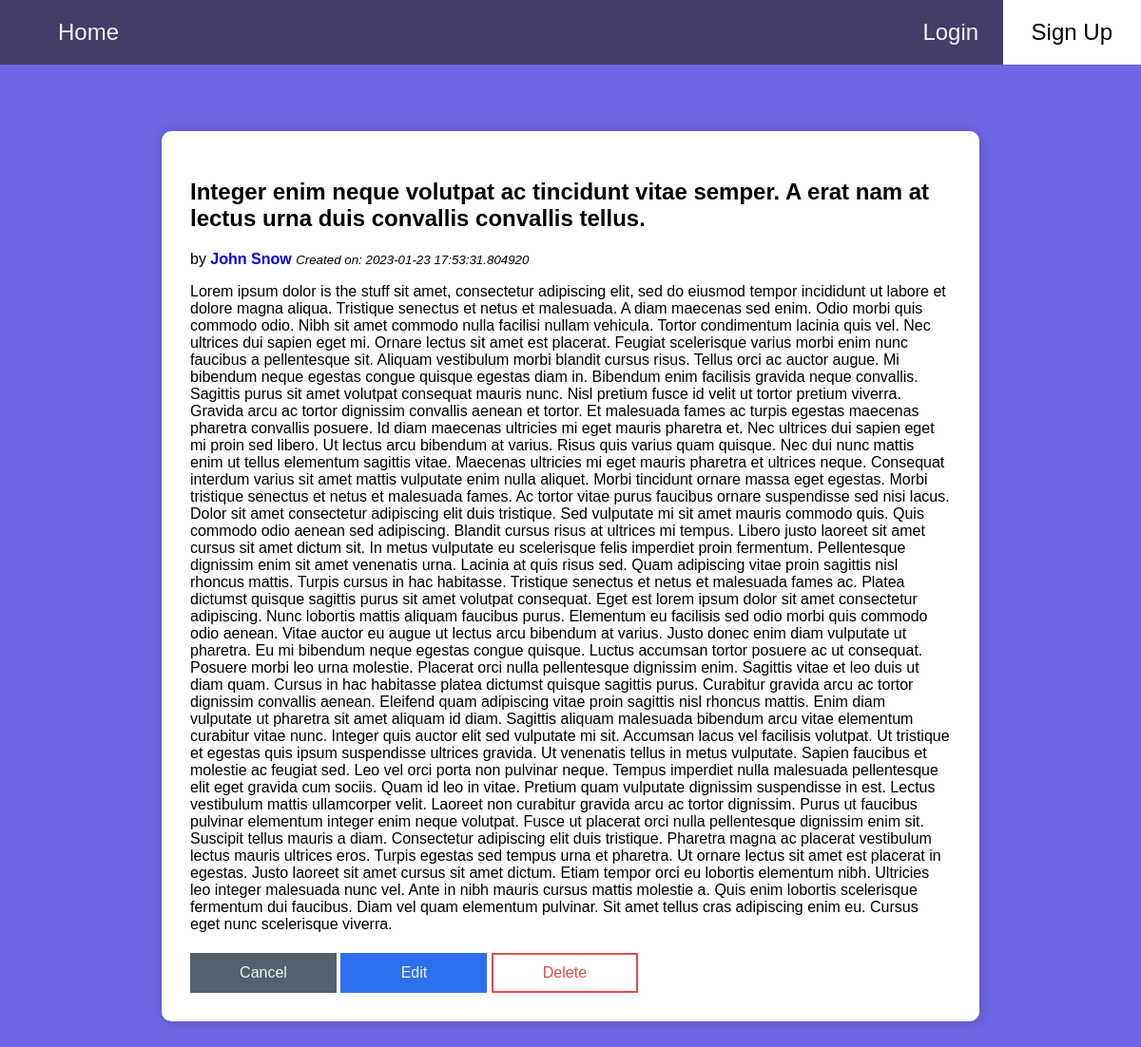
/posts/1, run on the app's committed database.
### models.py (models this page shows, shortened)
class Post(db.Model):
    __tablename__ = "post"
    id = db.Column(db.Integer(), primary_key=True, autoincrement=True)
    title = db.Column(db.String(100))
    content = db.Column(db.Text)
    create_at = db.Column(db.DateTime, default=datetime.now)
    user_id = db.Column(db.Integer, db.ForeignKey("Users.id"), nullable=False)
    tag = db.relationship('Tag', secondary='post_tags', backref='posts')

class Users(db.Model):
    __tablename__ = "Users"
    id = db.Column(db.Integer(), primary_key=True, autoincrement=True)
    first_name = db.Column(db.String(50), nullable=False)
    last_name = db.Column(db.String(100), nullable=False)
    image_url = db.Column(db.String(200))
    posts = db.relationship("Post", backref="user", cascade="all, delete-orphan")

### app.py (the view)
@app.route("/posts/<int:post_id>")
def show_post(post_id):
    post = Post.query.get_or_404(post_id)
    user = Users.query.get(post.user_id)
    return render_template("posts/view_post.html", post=post, user=user)

### templates/posts/view_post.html (shortened to what this page needs)
{% extends 'base.html' %}
{% block content %}
<div class='main-container'>
    <div class='post-card'>
        <h2>{{post.title}}</h2>
        <p>by <a href='/users/{{ user.id }}'><b>{{ user.first_name}} {{ user.last_name }}</b></a>
            <i><small>Created on: {{ post.create_at }}</small></Created></i>
        </p>
        <p>{{post.content}}</p>
        <div class='post-controls'>
            <a href='/users/{{ user.id }}'>
                <div class='button-link-user-cancel button-inline' role="button">Cancel</div>
            </a>
            <a href='/posts/{{post.id}}/edit'>
                <div class='button-link-user-edit button-inline button-large' role="button">Edit</div>
            </a>
            <a href='/posts/{{post.id}}/delete'>
                <div class='button-link-user-delete button-inline button-large' role="button">Delete</div>
            </a>
        </div>
    </div>
</div>
{% endblock %}

### static/app.css (style rules this page uses)
body { margin: 0; padding: 0; box-sizing: border-box; background-color: #6D67E4; font-family: Arial, Helvetica, sans-serif; }
a { text-decoration: none; }
.button-link-user-edit { display: flex; grid-area: area-3; display: block; background-color: #2c70ee; text-align: center; color: #F0F5F9; border: #2c70ee solid 2px; }
.button-link-user-delete { display: flex; grid-area: area-4; display: block; background-color: white; text-align: center; color: #df4c4c; border: #df4c4c solid 2px; }
.button-large { width: 150px; padding: 10px 0px; }
.button-link-user-cancel { margin-top: 5px; width: 150px; padding: 10px 0px; background-color: #52616B; text-align: center; color: #F0F5F9; border: #52616B solid 2px; }
.button-inline { display: inline-block; }
.main-container { display: flex; align-items: center; justify-content: center; }
.post-card { margin-top: 20px; width: fit-content; block-size: fit-content; width: 80%; max-width: 80%; height: 50%; padding: 30px; background: #FFFFFF; box-shadow: -3px -3px 10px rgba(0, 0, 0, 0.1), 4px 4px 10px rgba(0, 0, 0, 0.1); border-radius: 10px; text-align: left; }

### data on the page
Post: title "Integer enim neque volutpat ac tincidunt vitae semper. A erat nam at lectus urna duis convallis convallis tellus.", create_at "2023-01-23 17:53:31.804920", content "Lorem ipsum dolor is the stuff sit amet, consectetur adipiscing elit, sed do eiusmod tempor incididunt ut labore et dolore magna aliqua. Tristique senectus et netus et malesuada. A diam maecenas sed enim. Odio morbi quis commodo odio. Nibh sit amet commodo nulla facilisi nullam vehicula. Tortor condimentum lacinia quis vel. Nec ultrices dui sapien eget mi. Ornare lectus sit amet est placerat. Feugiat scelerisque varius morbi enim nunc faucibus a pellentesque sit. Aliquam vestibulum morbi blandit cursus risus. Tellus orci ac auctor augue. Mi bibendum neque egestas congue quisque egestas diam in. Bibendum enim facilisis gravida neque convallis. Sagittis purus sit amet volutpat consequat…"
Users: first_name "John", last_name "Snow"
